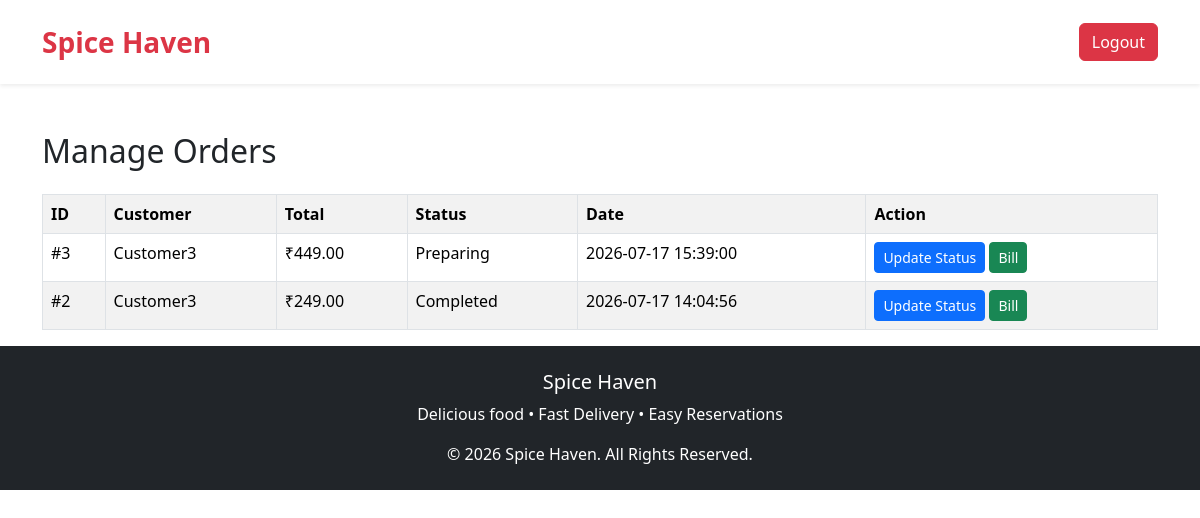
Page /staff/manage_orders.php (signed in) on the committed database.
### tables this page shows
CREATE TABLE `orders` (
  `id` int(11) NOT NULL,
  `user_id` int(11) NOT NULL,
  `total_amount` decimal(10,2) NOT NULL,
  `order_status` varchar(30) DEFAULT 'Pending',
  `order_date` timestamp NOT NULL DEFAULT current_timestamp()
);

CREATE TABLE `users` (
  `id` int(11) NOT NULL,
  `fullname` varchar(100) NOT NULL,
  `email` varchar(100) NOT NULL,
  `password` varchar(200) NOT NULL,
  `role` enum('customer','staff','admin') DEFAULT 'customer',
  `created_at` timestamp NOT NULL DEFAULT current_timestamp()
);

### staff/manage_orders.php (the view, shortened to what this page needs)
<?php
include("../includes/db.php");
include("../includes/navbar.php");
$result = mysqli_query($conn,"
SELECT orders.*, users.fullname
FROM orders
JOIN users ON orders.user_id = users.id
ORDER BY orders.id DESC
");
?>
<!DOCTYPE html>
<html>
<head>
<link href="https://cdn.jsdelivr.net/npm/bootstrap@5.3.3/dist/css/bootstrap.min.css" rel="stylesheet">
</head>
<body>
<div class="container mt-5">
<h2 class="mb-4">Manage Orders</h2>
<table class="table table-bordered table-striped">
<tr>
<th>ID</th>
<th>Customer</th>
<th>Total</th>
<th>Status</th>
<th>Date</th>
<th>Action</th>
</tr>
<?php while($row=mysqli_fetch_assoc($result)){ ?>
<tr>
<td>#<?php echo $row['id']; ?></td>
<td><?php echo $row['fullname']; ?></td>
<td>₹<?php echo $row['total_amount']; ?></td>
<td><?php echo $row['order_status']; ?></td>
<td><?php echo $row['order_date']; ?></td>
<td>
<a href="update_order.php?id=<?php echo $row['id']; ?>"
class="btn btn-primary btn-sm">
Update Status
</a>
<a href="bill.php?id=<?php echo $row['id']; ?>"
class="btn btn-success btn-sm">
Bill
</a>
</td>
</tr>
<?php } ?>
</table>
</div>
<?php include("../includes/footer.php"); ?>
</body>
</html>

### rows in the picture
orders: id "3", user.fullname "Customer3", total_amount "449.00", order_status "Preparing", order_date "2026-07-17 15:39:00"
orders: id "2", user.fullname "Customer3", total_amount "249.00", order_status "Completed", order_date "2026-07-17 14:04:56"
